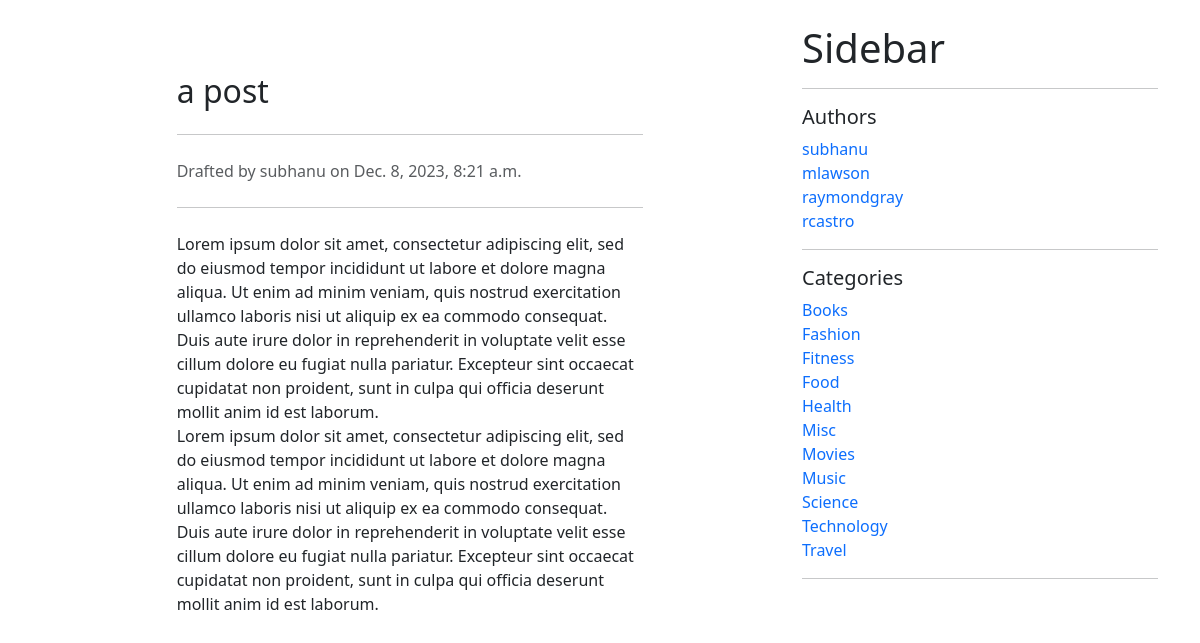
Page /blog/posts/a-post on the committed database.
### blog/models.py (models this page shows, shortened)
class Post(models.Model):
    STATUS_CHOICES = (
        ('draft', 'Draft'),
        ('published', 'Published'),
    )
    title = models.CharField(max_length=255)
    slug = models.SlugField(max_length=255, unique=True)
    content = models.TextField()
    seo_title = models.CharField(max_length=255, blank=True, null=True)
    seo_description = models.TextField(blank=True, null=True)
    author = models.ForeignKey(User, on_delete=models.CASCADE, related_name='blog_posts', default=None)
    published_date = models.DateTimeField(default=timezone.now)
    created_date = models.DateTimeField(auto_now_add=True)
    updated_date = models.DateTimeField(auto_now=True)
    status = models.CharField(max_length=10, choices=STATUS_CHOICES, default='draft')
    category = models.ForeignKey('Category', on_delete=models.CASCADE, related_name='category', blank=True, null=True)
    class Meta:
        ordering = ('title',)
        verbose_name = 'post'
        verbose_name_plural = 'posts'
        get_latest_by = 'published_date'

class Category(models.Model):
    name = models.CharField(max_length=255)
    slug = models.SlugField(max_length=255, unique=True)
    def get_absolute_url(self):
        return reverse('blog:category_filter', kwargs={'category_slug': self.slug})
    class Meta:
        ordering = ('name',)
        verbose_name = 'category'
        verbose_name_plural = 'categories'

### blog/views.py (the view)
# urls.py: path('posts/<str:slug>', post_detail, name='post_detail'),
def post_detail(request, slug):
    post = get_object_or_404(Post, slug=slug)
    comments = Comment.objects.filter(post=post).filter(approved=True)
    context = {'post': post, 'comments': comments}
    if post.status == 'published':
        template = 'blog/post/post_detail.html'
        return render(request, template, context)
    else:
        template = 'blog/post/post_preview.html'
        return render(request, template, context)

### blog/context_processors.py (called while the page is built)
def user_context(request):
    user = User.objects.all()
    return {'all_users': user}

def categories_context(request):
    categories = Category.objects.all()
    return {'categories': categories}

### templates/blog/post/post_preview.html (shortened to what this page needs)
{% extends 'blog/base.html' %}
{% block content %}
    <div class="container mt-5">
        <div class="row justify-content-center">
            <div class="col-md-8">
                <article>
                    <h2 class="mb-4">{{ post.title }}</h2>
                    <hr class="my-4">
                    <p class="text-muted">
                        Drafted by {{ post.author.username }} on {{ post.published_date }}
                    </p>
                    <hr class="my-4">
                    <div>
                        {{ post.content|linebreaks }}
                    </div>
                </article>
            </div>
        </div>
    </div>
{% endblock %}

### templates/blog/base.html (shortened to what this page needs)
<!DOCTYPE html>
<html lang="en">
<head>
    <link href="https://cdn.jsdelivr.net/npm/bootstrap@5.3.0/dist/css/bootstrap.min.css" rel="stylesheet">
</head>
<body>
<div class="container mt-4">
    <div class="row">
        <div class="col-md-8">
            {% block content %}{% endblock %}
        </div>
        <div class="col-md-4">
            <div class="mb-4">
                <h1 class="page-header">Sidebar</h1>
                <hr>
                <h5>Authors</h5>
                {% if all_users %}
                    {% for user in all_users %}
                        <a href="{% url 'blog:author_filter' user.username %}" class="text-decoration-none"
                        >{{ user.username }}</a>
                        <br>
                    {% endfor %}
                {% endif %}
                <hr>
                <h5>Categories</h5>
                {% if categories %}
                    {% for category in categories %}
                        <a href="{{ category.get_absolute_url }}" class="text-decoration-none">{{ category.name }}</a>
                        <br>
                    {% endfor %}
                {% endif %}
                <hr>
            </div>
        </div>
    </div>
</div>
</body>
</html>

### rows in the picture
Post: title "a post", author.username "subhanu", published_date "Dec. 8, 2023, 8:21 a.m.", content "Lorem ipsum dolor sit amet, consectetur adipiscing elit, sed do eiusmod tempor incididunt ut labore et dolore magna aliqua. Ut enim ad minim veniam, quis nostrud exercitation ullamco laboris nisi ut aliquip ex ea commodo consequat. Duis aute irure dolor in reprehenderit in voluptate velit esse cillum dolore eu fugiat nulla pariatur. Excepteur sint occaecat cupidatat non proident, sunt in culpa qui officia deserunt mollit anim id est laborum. Lorem ipsum dolor sit amet, consectetur adipiscing elit, sed do eiusmod tempor incididunt ut labore et dolore magna aliqua. Ut enim ad minim veniam, quis nostrud exercitation ullamco laboris nisi ut aliquip ex ea commodo consequat. Duis aute irure dolor…"
Category: name "Books"
Category: name "Fashion"
Category: name "Fitness"
Category: name "Food"
Category: name "Health"
Category: name "Misc"
Category: name "Movies"
Category: name "Music"
Category: name "Science"
Category: name "Technology"
Category: name "Travel"

### other values in the picture
{{ user.username }} "subhanu"
{{ user.username }} "mlawson"
{{ user.username }} "raymondgray"
{{ user.username }} "rcastro"
